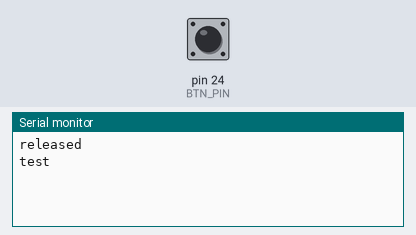
This sketch was run on a simulated Arduino Mega 2560, built with avr-gcc and run on an emulated ATmega2560. Parts: the last lines printed to the serial monitor. The test bench sets the inputs (shaded band); at power-on: pin 24 (BTN_PIN) HIGH.

Above: at 1.2 s.
1.3 s: pin 24 (BTN_PIN) pulled LOW for 0.15 s
At 1.9 s:
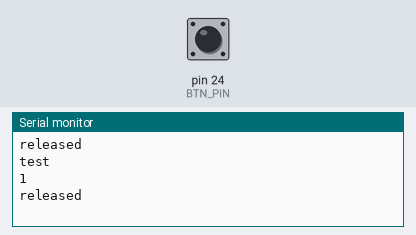
2.9 s: pin 24 (BTN_PIN) pulled LOW for 1 s
5.4 s: pin 24 (BTN_PIN) pulled LOW for 0.15 s
At 5.58 s:
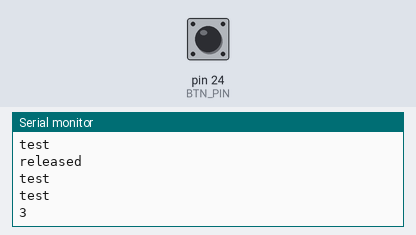

Measured:
- after the input at 1.3 s, the serial monitor: prints a new line after 0.05 s (image 1)
- after the input at 5.4 s, the serial monitor: prints a new line after 0.05 s (image 2)

The sketch:

test_button.ino
```cpp
#define BTN_PIN         24
#define DEBOUNCE_DELAY  50
#define PRINT_DELAY     1000

bool buttonState;
bool lastButtonReading = HIGH;
unsigned long lastDebounceTime = 0;
unsigned int count = 0;
unsigned long lastPrintTime = 0;

void setup() {
  pinMode(BTN_PIN, INPUT_PULLUP);
  Serial.begin(115200);
}

void loop() {
  bool buttonReading = digitalRead(BTN_PIN);

  // Check if button state changed
  if (buttonReading != lastButtonReading) {
    lastDebounceTime = millis();
  }

  // If enough time has passed (debounce)
  if ((millis() - lastDebounceTime) > DEBOUNCE_DELAY) {
    if (buttonReading != buttonState) {
      buttonState = buttonReading;
      if (buttonState == LOW) {
        count++;
        Serial.println(count);
      } else {
        Serial.println("released");
      }
    }
  }

  lastButtonReading = buttonReading;

  if ((millis() - lastPrintTime) > PRINT_DELAY) {
    lastPrintTime = millis();
    Serial.println("test");
  }
}
```
